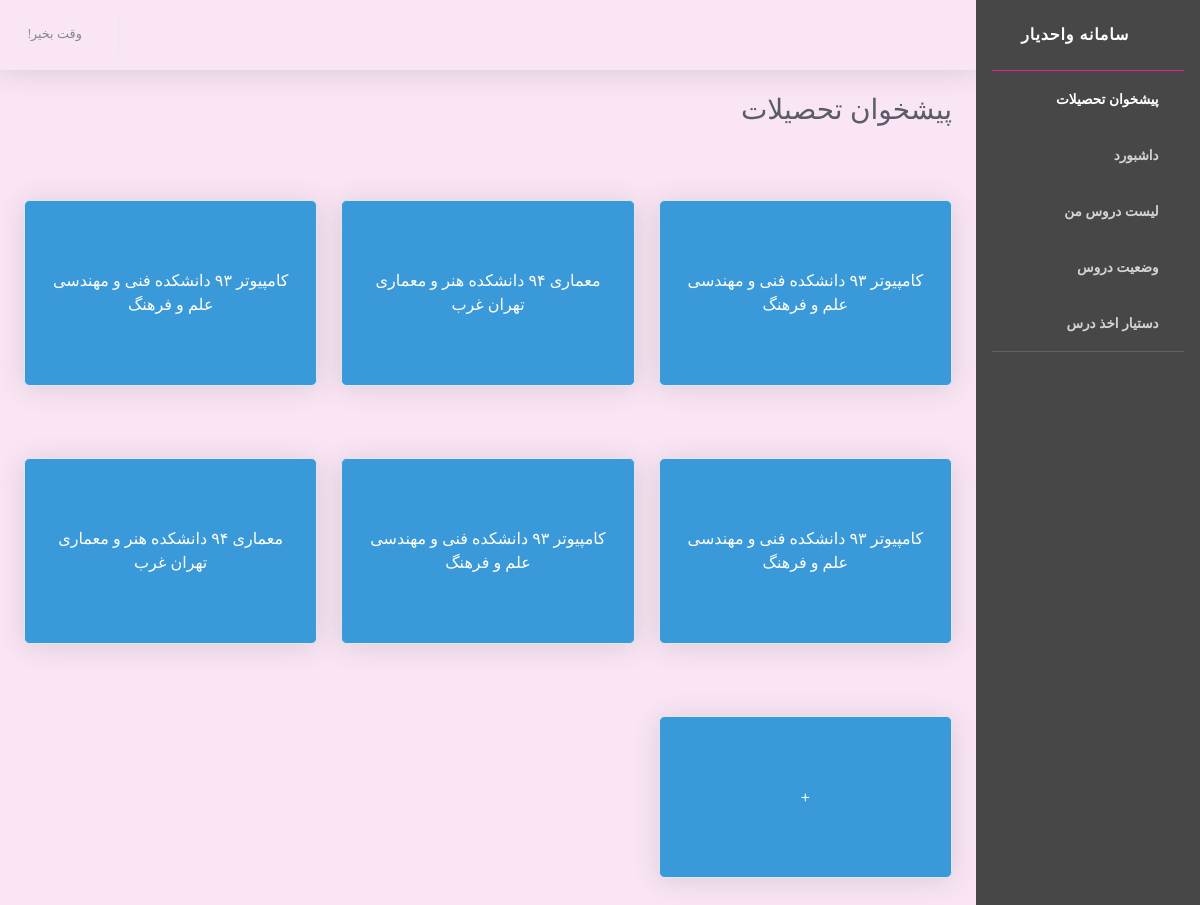
The app's page /, older data.
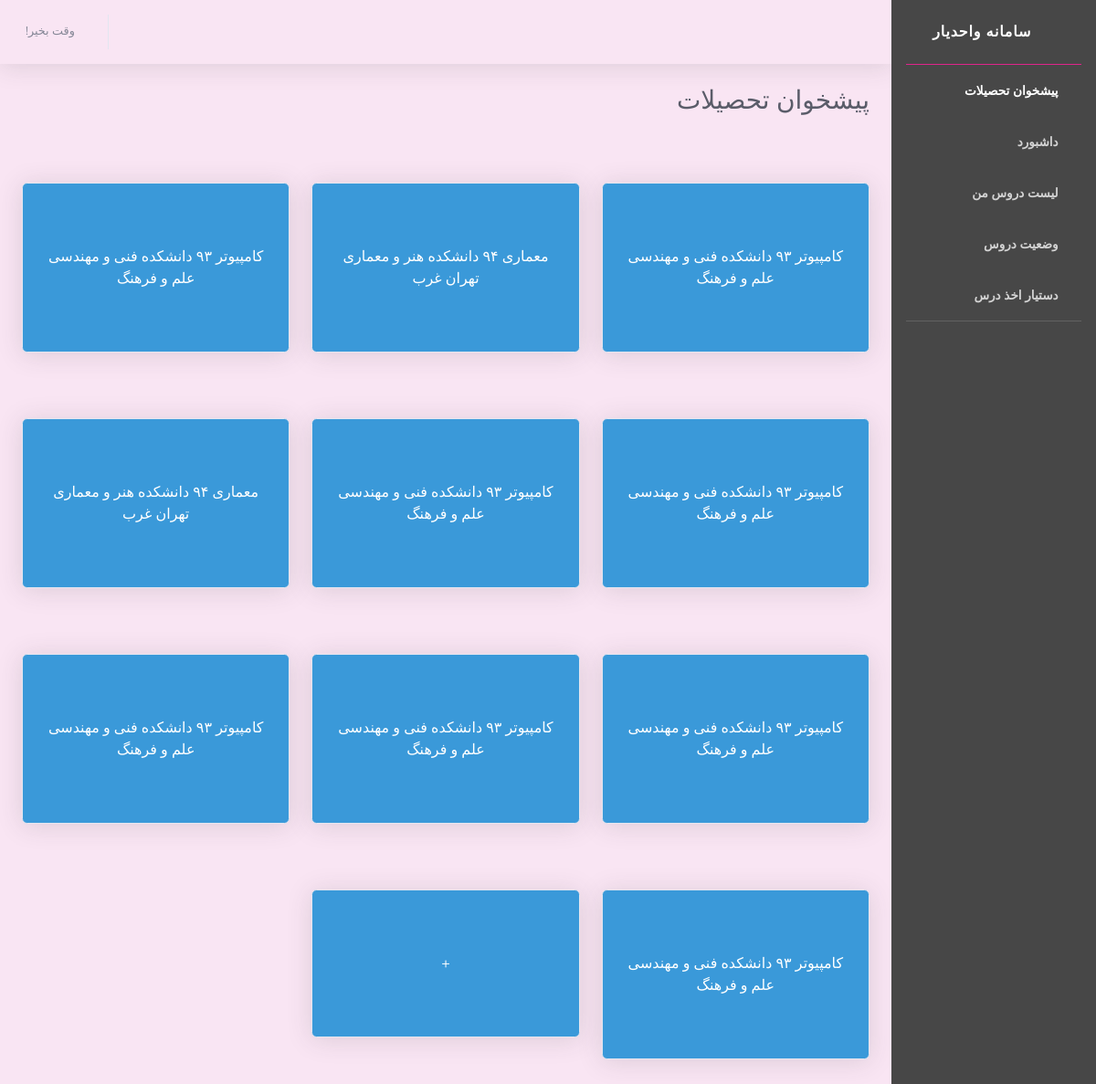
The same page, newer data.
### core/models.py (models this page shows, shortened)
class Study(models.Model):
    student = models.ForeignKey(
        User,
        on_delete=models.CASCADE,
        verbose_name="دانشجو"
    )
    chart = models.ForeignKey(
        'Chart',
        on_delete=models.CASCADE,
        verbose_name="چارت"
    )
    class Meta:
        verbose_name=u'مقطع تحصیلی '
        verbose_name_plural=u'مقاطع تحصیلی '

class Chart(models.Model):
    title = models.CharField(verbose_name="عنوان چارت" ,max_length = 40)
    is_active = models.BooleanField(verbose_name="فعال بودن")
    degree = models.IntegerField(choices=DEGREE_TYPE_CHOISES, verbose_name="مقطع تحصیلی")
    acceptance_date = models.DateField(verbose_name="تاریخ تصویب")
    course = models.ManyToManyField("Course" , null=True , blank=True)
    faculty = models.ForeignKey(
        'Faculty',
        on_delete=models.CASCADE,
        verbose_name="دانشکده"
    )
    class Meta:
        verbose_name=u'چارت تحصیلی '
        verbose_name_plural=u'چارت‌های تحصیلی'
    def __str__(self):
        return f" {self.title} دانشکده {self.faculty}"

class Faculty(models.Model):
    name = models.CharField(verbose_name="نام دانشکده" , max_length = 40)
    university = models.ForeignKey(
        'University',
        on_delete=models.CASCADE,
        verbose_name="نام دانشگاه"
    )
    class Meta:
        verbose_name=u'دانشکده '
        verbose_name_plural=u'دانشکده‌ها '
    def __str__(self):
        return f"{self.name} {self.university.name}"

class University(models.Model):
    name = models.CharField(verbose_name="نام دانشگاه", max_length = 40)
    has_associates_degree = models.NullBooleanField(verbose_name="مقطع کاردانی")
    has_bachelors_degree = models.NullBooleanField(verbose_name="مقطع کارشناسی")
    has_masters_degree = models.NullBooleanField(verbose_name="مقطع کارشناسی ارشد")
    has_doctorate_degree = models.NullBooleanField(verbose_name="مقطع دکتری")
    class Meta:
        verbose_name=u' دانشگاه'
        verbose_name_plural=u'دانشگاه‌ها '

### core/views.py (the view)
# urls.py: path('', views.get_index , name='index'),
def get_index(request):
    if request.method == "GET":
        studies = Study.objects.all()
        return render(request, 'core/index.html', {'studies': studies})

### core/templates/core/index.html (shortened to what this page needs)
{% load staticfiles %}
<!DOCTYPE html>
<html lang="en">
<head>
  <link href="/static/core/vendor/fontawesome-free/css/all.min.css" rel="stylesheet" type="text/css">
  <link href="{% static 'core/css/main.css' %}" rel="stylesheet" type="text/css">
  <link href="{% static 'core/css/style.css' %}" rel="stylesheet">
</head>
<body id="page-top">
  <div id="wrapper">
    <ul class="navbar-nav bg-gradient-primary sidebar sidebar-dark accordion pr-0" id="accordionSidebar">
      <a class="sidebar-brand d-flex align-items-center justify-content-center">
        <div class="sidebar-brand-icon rotate-n-15">
          <i class="fas fa-laugh-wink"></i>
        </div>
        <div class="sidebar-brand-text mx-3">سامانه واحدیار</div>
      </a>
      <hr class="sidebar-divider my-0"  style="border-top:1px solid #e0248b">
      <li class="nav-item active">
        <a class="nav-link text-right" href="{% url 'index'%}">
          <i class="fas fa-fw fa-landmark"></i>
          <span>پیشخوان تحصیلات</span></a>
      </li>
      <li class="nav-item active">
        <a class="nav-link text-right" style="color: #D3D3D3 !important;">
          <i class="fas fa-fw fa-tachometer-alt" style="color: #D3D3D3 !important;"></i>
          <span>داشبورد</span></a>
      </li>
      <li class="nav-item active">
        <a class="nav-link text-right" style="color: #D3D3D3 !important;">
          <i class="fas fa-fw fa-list-alt" style="color: #D3D3D3 !important;"></i>
          <span>لیست دروس من</span></a>
      </li>
      <li class="nav-item active">
        <a class="nav-link text-right" style="color: #D3D3D3 !important;">
            <i class="fas fa-fw fa-tasks" style="color: #D3D3D3 !important;"></i>
          <span>وضعیت دروس</span></a>
      </li>
      <li class="nav-item active">
        <a class="nav-link text-right" style="color: #D3D3D3 !important;">
          <i class="fab fa-fw fa-hire-a-helper" style="color: #D3D3D3 !important;"></i>
          <span>دستیار اخذ درس</span></a>
      </li>
      <hr class="sidebar-divider">
    </ul>
    <div id="content-wrapper" class="d-flex flex-column">
      <div id="content">
        <nav class="navbar navbar-expand navbar-light bg-white topbar mb-4 static-top shadow">
          <ul class="navbar-nav float-left">
            <li class="nav-item dropdown no-arrow">
              <a class="nav-link dropdown-toggle" href="#" id="userDropdown" role="button" data-toggle="dropdown"
                aria-haspopup="true" aria-expanded="false">
                <span class="mr-2 d-none d-lg-inline text-gray-600 small">
                    وقت بخیر{{ user.username }}!
                 </span>
              </a>
            </li>
          </ul>
        </nav>
        <div class="container-fluid">
          <div class="text-right mb-4">
            <h1 class="h3 mb-5 text-gray-800">پیشخوان تحصیلات</h1>
          </div>
          <div class="row text-center">
            {% for study in studies %}
              <div class="col-xl-4 col-md-6 mb-4">
                <div class="card shadow my-4">
                  <div class="card-body">
                    <div class=" py-5 pb-2">
                      <a href="{% url 'dashboard' study_id=study.pk %}"> {{study.get_degree_display}}
                          {{study.chart}}
                      </a>
                    </div>
                  </div>
                </div>
              </div>
            {% endfor %}
              <div class="col-xl-4 col-md-6 mb-4">
                <div class="card shadow my-4">
                  <div class="card-body">
                    <div class=" py-5 pb-2">
                      <a href="{% url 'newStudyFrom' %}">
                      +
                      </a>
                    </div>
                  </div>
                </div>
              </div>
          </div>
        </div>
      </div>
    </div>
  </div>
</body>
</html>

### core/static/core/css/main.css (style rules this page uses)
body { direction: rtl; }
.topbar { display: flex !important; justify-content: space-between !important; }

Row changes from the older to the newer data that the page shows:
added Study: chart "کامپیوتر ۹۳ دانشکده فنی و مهندسی علم و فرهنگ"
added Study: chart "کامپیوتر ۹۳ دانشکده فنی و مهندسی علم و فرهنگ"
added Study: chart "کامپیوتر ۹۳ دانشکده فنی و مهندسی علم و فرهنگ"
added Study: chart "کامپیوتر ۹۳ دانشکده فنی و مهندسی علم و فرهنگ"
